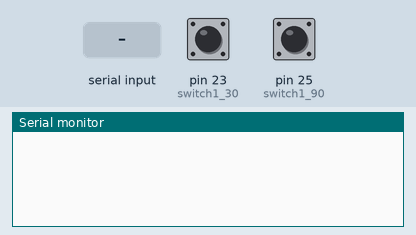
Recording of a sketch running on a simulated Arduino Mega 2560, built with avr-gcc and run on an emulated ATmega2560. On the bench: the last lines printed to the serial monitor. The test bench sets the inputs (shaded band); at power-on: pin 23 (switch1_30) HIGH, pin 25 (switch1_90) HIGH.

Above: at 1.2 s.
1.3 s: "90,45\n" received over the second serial link
At 2.5 s:
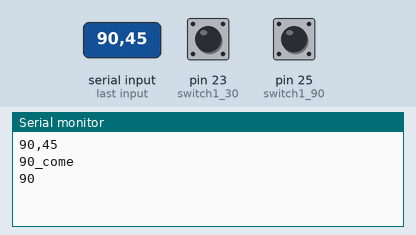
2.8 s: "30,150\n" received over the second serial link
At 3.8 s:
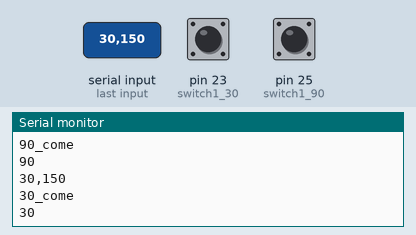

Measured:
- after the input at 1.3 s, the serial monitor: prints a new line at once (image 1)
- after the input at 2.8 s, the serial monitor: prints a new line at once (image 2)

The sketch:

switch.ino
```cpp
//module1
int switch1_30 = 23;
int switch1_60 = 24;
int switch1_90 = 25;

//module2
int switch2_30 = 27;
int switch2_60 = 28;
int switch2_90 = 29;

//module3
int switch3_30 = 31;
int switch3_60 = 32;
int switch3_90 = 33;

void setup(){
  Serial.begin(9600);
  Serial1.begin(9600);

  pinMode(switch1_30, INPUT_PULLUP);
  pinMode(switch1_60, INPUT_PULLUP);
  pinMode(switch1_90, INPUT_PULLUP);

  pinMode(switch2_30, INPUT_PULLUP);
  pinMode(switch2_60, INPUT_PULLUP);
  pinMode(switch2_90, INPUT_PULLUP);

  pinMode(switch3_30, INPUT_PULLUP);
  pinMode(switch3_60, INPUT_PULLUP);
  pinMode(switch3_90, INPUT_PULLUP);

}

void loop(){
  if (Serial1.available()) {
    String receivedString = Serial1.readStringUntil('\n');
    Serial.println(receivedString);
    int receivednum = receivedString.toInt();
    while(1){
      if(receivednum == 30){
        Serial.println("30_come");
        if(digitalRead(switch1_30)){
          Serial1.println("30");
          Serial.println("30");
          break;
        }
      }else if(receivednum == 60){
        Serial.println("60_come");
        if(digitalRead(switch1_60)){
          Serial1.println("60");
          Serial.println("60");
          break;
        }
      }else if(receivednum == 90){
        Serial.println("90_come");
        if(digitalRead(switch1_90)){
          Serial1.println("90");
          Serial.println("90");
          break;
        }
      }
    }
  }
}
```
